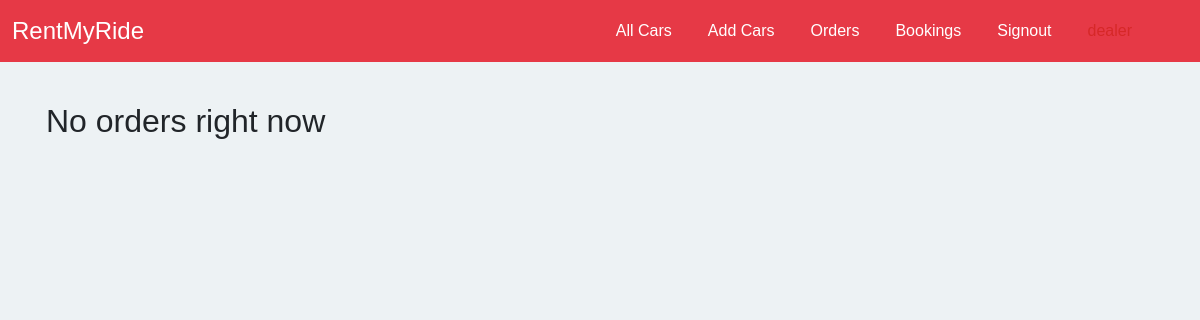
/all_orders/ (signed in), run on an earlier commit of the app's database.
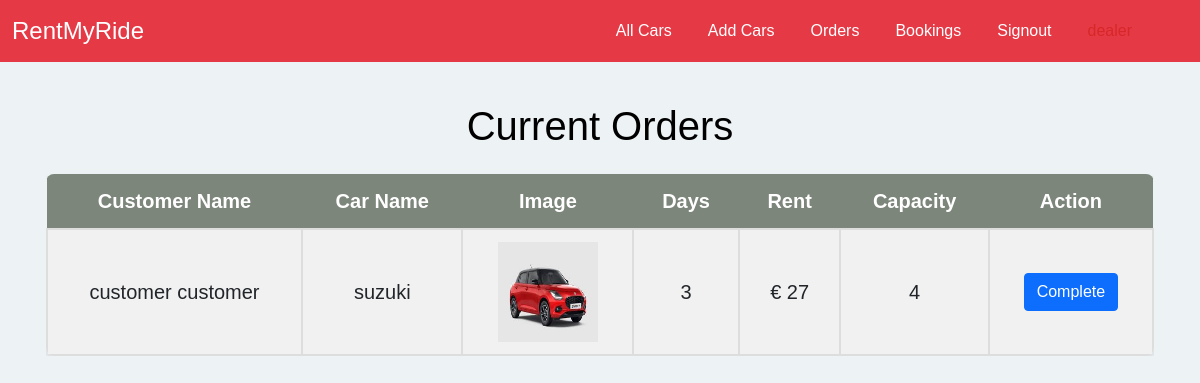
And on a later commit of the database.
### home/models.py (models this page shows, shortened)
class Order(models.Model):
    user = models.ForeignKey(User, on_delete=models.CASCADE)
    car_dealer = models.ForeignKey(CarDealer, on_delete=models.CASCADE)
    car = models.ForeignKey(Car, on_delete=models.CASCADE)
    rent = models.CharField(max_length=10)
    days = models.CharField(max_length=3)
    is_complete = models.BooleanField(default=False)

class Car(models.Model):
    name = models.CharField(max_length=50)
    image = models.ImageField(upload_to="")
    car_dealer = models.ForeignKey(CarDealer, on_delete=models.PROTECT)
    capacity = models.CharField(max_length=2)
    location = models.ForeignKey(Location, on_delete=models.SET_NULL, null=True)
    is_available = models.BooleanField(default=True)
    rent = models.CharField(max_length=10, blank=True)

### home/views.py (the view)
# urls.py: path("all_orders/", views.all_orders, name="all_orders"),
@login_required(login_url='/car_dealer_login')
def all_orders(request):
    username = request.user
    user = User.objects.get(username = username)
    car_dealer = CarDealer.objects.get(car_dealer=user)
    orders = Order.objects.filter(car_dealer=car_dealer)
    all_orders = []
    for order in orders:
        if order.is_complete == False:
            all_orders.append(order)
    return render(request, "all_orders.html", {'all_orders':all_orders})

### home/templates/all_orders.html (shortened to what this page needs)
{% extends 'car_dealer_navbar.html' %}
{% block body %}
<div class="container">
    {% if all_orders %}
        <h1 class="mt-4">Current Orders</h1>
        <div class="users-table mt-4">
            <table>
                <tbody>
                    <tr>
                        <th>Customer Name</th>
                        <th>Car Name</th>
                        <th>Image</th>
                        <th>Days</th>
                        <th>Rent</th>
                        <th>Capacity</th>
                        <th>Action</th>
                    </tr>
                    {% for order in all_orders %}
                    <tr>
                        <td>{{order.user.get_full_name}}</td>
                        <td>{{order.car.name}}</td>
                        <td><img src="{{order.car.image.url}}" alt="" width="100px" height="100px"></td>
                        <td>{{order.days}}</td>
                        <td>€ {{order.rent}}</td>
                        <td>{{order.car.capacity}}</td>
                        <td>
                            <form action="/complete_order/" method="post">
                                <button type="submit" class="btn btn-primary">Complete</button>
                            </form>
                        </td>
                    </tr>
                    {% endfor %}
                </tbody>
            </table>
            {% else %}
            <br>
            <h2>No orders right now</h2>
        </div>
        {% endif %}
    </div>
{% endblock body %}

What changed in the data, as far as the page shows it:
added Order: user.get_full_name "customer customer", car.name "suzuki", car.image (picture), days "3", rent "27", car.capacity "4"
Also different on the page:
text no longer shown: "No orders right now"
text now shown: "Current Orders Customer Name Car Name Image Days Rent Capacity Action"
